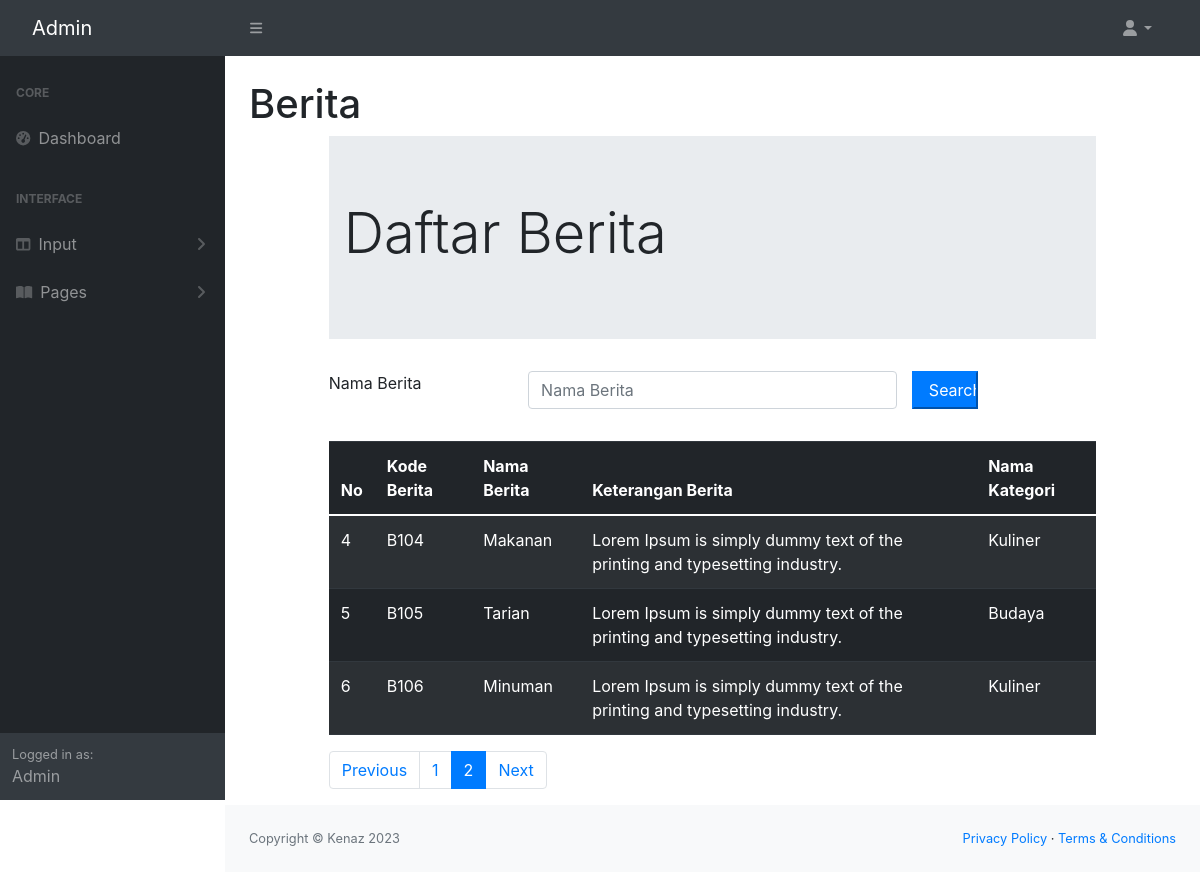
The page /admin/daftarberita.php?page=2 on the database its author committed.
### tables this page shows
CREATE TABLE `berita` (
  `beritaKODE` char(4) NOT NULL,
  `beritaNAMA` varchar(60) NOT NULL,
  `beritaKET` varchar(255) NOT NULL,
  `kategoriKODE` char(4) NOT NULL
);

CREATE TABLE `kategoriwisata` (
  `kategoriKODE` char(4) NOT NULL,
  `kategoriNAMA` char(25) NOT NULL,
  `kategoriKET` text NOT NULL,
  `kategoriREFERENCE` varchar(50) NOT NULL
);

### admin/daftarberita.php (the view, shortened to what this page needs)
<!doctype html>
<?php include "INCLUDE/head.php"?>
    <body class="sb-nav-fixed">
        <?php include "INCLUDE/menunav.php"?>
        <div id="layoutSidenav">
            <?php include "INCLUDE/menu.php"?>
            <div id="layoutSidenav_content">
                <main>
                    <div class="container-fluid px-4">
                        <h1 class="mt-4">Berita</h1>
<?php
    include "include/config.php";
?>
<html>
    <head>
        <link rel="stylesheet" href="css/bootstrap.min.css">
        <link rel="stylesheet" href="https://cdn.jsdelivr.net/npm/bootstrap@4.0.0/dist/css/bootstrap.min.css">
        <link rel="stylesheet" href="https://cdnjs.cloudflare.com/ajax/libs/select2/4.0.13/css/select2.min.css">
        <link rel="stylesheet" href="https://cdn.jsdelivr.net/npm/bootstrap-icons@1.10.2/font/bootstrap-icons.css">
    </head>
    <body>
        <div class="row">
            <div class="col-sm-1"></div>
            <div class="col-sm-10">
                <div class="jumbotron jumbotron-fluid">
                    <div class="container">
                        <h1 class="display-4">Daftar Berita</h1>
                    </div>
                </div>
                <form method="POST">
                    <div class="form-group row mb-2">
                        <label for="Search" class="col-sm-3">Nama Berita</label>
                        <div class="col-sm-6">
                            <input type="text" name="Search" class="form-control" id="Search"
                            value="<?php if(isset($_POST["Search"])){echo $_POST["Search"];
                            }?>" placeholder="Nama Berita">
                        </div>
                        <input type="submit" name="namaberita" class="col-sm-1 btn-primary" value="Search">
                    </div>
                </form>
                <br>
                <table class="table table-dark table-striped">
                    <thead>
                        <tr>
                        <th scope="col">No</th>
                        <th scope="col">Kode Berita</th>
                        <th scope="col">Nama Berita</th>
                        <th scope="col">Keterangan Berita</th>
                        <th scope="col">Nama Kategori</th>
                        </tr>
                    </thead>
                    <tbody>
                        <?php
                            $jumlahtampilan = 3;
                            $halaman = (isset($_GET['page']))? $_GET['page'] : 1;
                            $mulaitampilan = ($halaman - 1) * $jumlahtampilan;
                            if(isset($_POST["Search"])){
                                $Search = $_POST["Search"];
                                $query = mysqli_query($connection, "select * from berita, kategoriwisata where berita.kategorikode = kategoriwisata.kategorikode AND beritaNAMA like'%".$Search."%';");
                            }
                            else{
                                $query = mysqli_query($connection, "select * from berita, kategoriwisata where berita.kategorikode = kategoriwisata.kategorikode
                                limit $mulaitampilan, $jumlahtampilan;");
                            }
                            $nomor = 1;
                            while($row = mysqli_fetch_array($query)){
                        ?>
                        <tr>
                            <td>
                                <?php echo $mulaitampilan + $nomor;?>
                            </td>
                            <td><?php echo $row['beritaKODE']; ?></td>
                            <td><?php echo $row['beritaNAMA']; ?></td>
                            <td><?php echo $row['beritaKET']; ?></td>
                            <td><?php echo $row['kategoriNAMA']; ?></td>
                            <?php
                                $nomor += 1;
                                }
                            ?>
                        </tr>
                    </tbody>
                </table>
					<?php
                        $query = mysqli_query($connection, "SELECT * FROM berita");
                        $jumlahrecord = mysqli_num_rows($query);
                        $jumlahpage = ceil($jumlahrecord / $jumlahtampilan);
                    ?>
                    <nav aria-label="Page navigation example">
                    <ul class="pagination">
                        <li class="page-item"><a class="page-link" href="?page=<?php $nomorhal=1;
                        echo $nomorhal?>">Previous</a></li>
                        <?php for($nomorhal=1; $nomorhal<=$jumlahpage; $nomorhal++){ ?>
                        <li class="page-item">
                            <?php if($nomorhal!=$halaman) {?>
                                <a class="page-link" href="?page=<?php echo $nomorhal ?>"><?php echo $nomorhal ?></a>
                            <?php } else{ ?>
                                <li class="page-item active" aria-current="page">
                                    <a class="page-link" href="?page=<?php echo $nomorhal;?>"><?php echo $nomorhal ?></a>
                                </li>
                            <?php } ?>
                        </li>
                        <?php } ?>
                        <li class="page-item"><a class="page-link" href="?page=<?php echo $nomorhal - 1; ?>">Next</a></li>
                    </ul>
                    </nav>
            </div>
        </div>
    </body>
                </main>
                <?php include "INCLUDE/footer.php"?>
            </div>
        </div>
    </body>
</html>

### rows shown on the page
berita: beritaKODE "B104", beritaNAMA "Makanan", beritaKET "Lorem Ipsum is simply dummy text of the printing and typesetting industry.", kategoriwisata.kategoriNAMA "Kuliner"
berita: nomor "5", beritaKODE "B105", beritaNAMA "Tarian", beritaKET "Lorem Ipsum is simply dummy text of the printing and typesetting industry.", kategoriwisata.kategoriNAMA "Budaya"
berita: nomor "6", beritaKODE "B106", beritaNAMA "Minuman", beritaKET "Lorem Ipsum is simply dummy text of the printing and typesetting industry.", kategoriwisata.kategoriNAMA "Kuliner"
